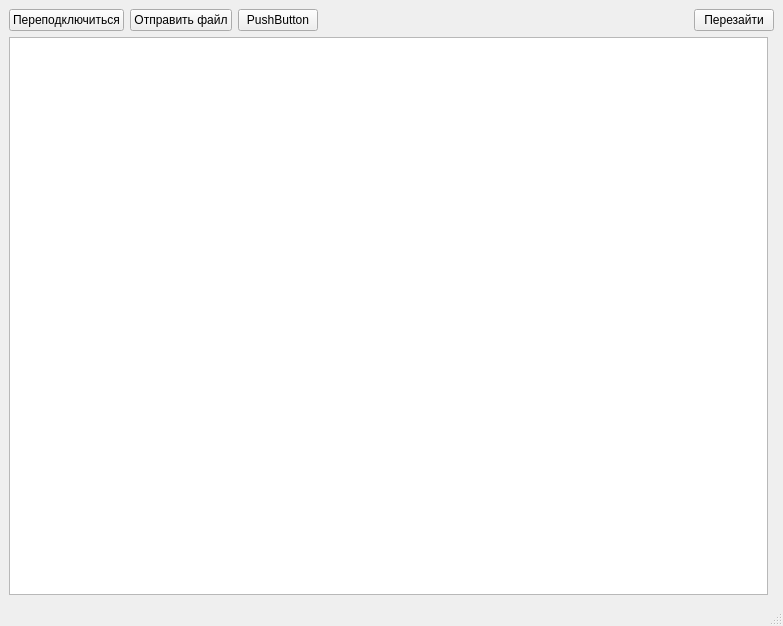
<?xml version="1.0" encoding="UTF-8"?>
<ui version="4.0">
 <class>MainWindow</class>
 <widget class="QMainWindow" name="MainWindow">
  <property name="geometry">
   <rect>
    <x>0</x>
    <y>0</y>
    <width>783</width>
    <height>626</height>
   </rect>
  </property>
  <property name="windowTitle">
   <string>MainWindow</string>
  </property>
  <widget class="QWidget" name="centralwidget">
   <layout class="QVBoxLayout" name="verticalLayout">
    <item>
     <layout class="QHBoxLayout" name="horizontalLayout">
      <item>
       <widget class="QPushButton" name="pushButtonReconnect">
        <property name="text">
         <string>Переподключиться</string>
        </property>
       </widget>
      </item>
      <item>
       <widget class="QPushButton" name="pushButtonTest">
        <property name="text">
         <string>Отправить файл</string>
        </property>
       </widget>
      </item>
      <item>
       <widget class="QPushButton" name="pushButton">
        <property name="text">
         <string>PushButton</string>
        </property>
       </widget>
      </item>
      <item>
       <spacer name="horizontalSpacer">
        <property name="orientation">
         <enum>Qt::Horizontal</enum>
        </property>
        <property name="sizeHint" stdset="0">
         <size>
          <width>40</width>
          <height>20</height>
         </size>
        </property>
       </spacer>
      </item>
      <item>
       <widget class="QPushButton" name="pushButtonRelogin">
        <property name="sizePolicy">
         <sizepolicy hsizetype="Maximum" vsizetype="Fixed">
          <horstretch>0</horstretch>
          <verstretch>0</verstretch>
         </sizepolicy>
        </property>
        <property name="text">
         <string>Перезайти</string>
        </property>
       </widget>
      </item>
     </layout>
    </item>
    <item>
     <layout class="QHBoxLayout" name="horizontalLayout_2">
      <item>
       <widget class="QListWidget" name="listWidgetUsers"/>
      </item>
      <item>
       <widget class="Chat" name="chat" native="true"/>
      </item>
     </layout>
    </item>
   </layout>
  </widget>
  <widget class="QMenuBar" name="menubar">
   <property name="geometry">
    <rect>
     <x>0</x>
     <y>0</y>
     <width>783</width>
     <height>21</height>
    </rect>
   </property>
  </widget>
  <widget class="QStatusBar" name="statusbar"/>
 </widget>
 <customwidgets>
  <customwidget>
   <class>Chat</class>
   <extends>QWidget</extends>
   <header>widget/chat.h</header>
   <container>1</container>
  </customwidget>
 </customwidgets>
 <resources/>
 <connections/>
</ui>
